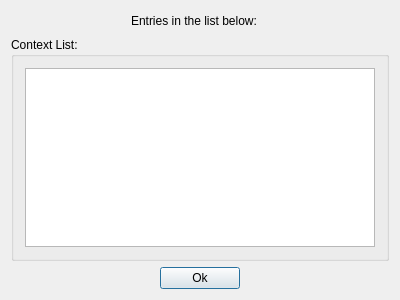
<?xml version="1.0" encoding="UTF-8"?>
<ui version="4.0">
 <class>ContextListDialog</class>
 <widget class="QDialog" name="ContextListDialog">
  <property name="geometry">
   <rect>
    <x>0</x>
    <y>0</y>
    <width>400</width>
    <height>300</height>
   </rect>
  </property>
  <property name="windowTitle">
   <string>Contexts</string>
  </property>
  <layout class="QVBoxLayout" name="verticalLayout">
   <item>
    <layout class="QHBoxLayout" name="horizontalLayout_2">
     <item>
      <spacer name="horizontalSpacer_3">
       <property name="orientation">
        <enum>Qt::Horizontal</enum>
       </property>
       <property name="sizeHint" stdset="0">
        <size>
         <width>40</width>
         <height>20</height>
        </size>
       </property>
      </spacer>
     </item>
     <item>
      <widget class="QLabel" name="label">
       <property name="text">
        <string>Entries in the list below:</string>
       </property>
      </widget>
     </item>
     <item>
      <widget class="QLabel" name="count">
       <property name="text">
        <string/>
       </property>
      </widget>
     </item>
     <item>
      <spacer name="horizontalSpacer_4">
       <property name="orientation">
        <enum>Qt::Horizontal</enum>
       </property>
       <property name="sizeHint" stdset="0">
        <size>
         <width>40</width>
         <height>20</height>
        </size>
       </property>
      </spacer>
     </item>
    </layout>
   </item>
   <item>
    <widget class="QGroupBox" name="groupBox">
     <property name="title">
      <string>Context List:</string>
     </property>
     <layout class="QVBoxLayout" name="verticalLayout_2">
      <item>
       <widget class="QListWidget" name="list"/>
      </item>
     </layout>
    </widget>
   </item>
   <item>
    <layout class="QHBoxLayout" name="horizontalLayout">
     <item>
      <spacer name="horizontalSpacer">
       <property name="orientation">
        <enum>Qt::Horizontal</enum>
       </property>
       <property name="sizeHint" stdset="0">
        <size>
         <width>40</width>
         <height>20</height>
        </size>
       </property>
      </spacer>
     </item>
     <item>
      <widget class="QPushButton" name="pushButton">
       <property name="text">
        <string>Ok</string>
       </property>
      </widget>
     </item>
     <item>
      <spacer name="horizontalSpacer_2">
       <property name="orientation">
        <enum>Qt::Horizontal</enum>
       </property>
       <property name="sizeHint" stdset="0">
        <size>
         <width>40</width>
         <height>20</height>
        </size>
       </property>
      </spacer>
     </item>
    </layout>
   </item>
  </layout>
 </widget>
 <layoutdefault spacing="6" margin="11"/>
 <resources/>
 <connections>
  <connection>
   <sender>pushButton</sender>
   <signal>clicked()</signal>
   <receiver>ContextListDialog</receiver>
   <slot>accept()</slot>
   <hints>
    <hint type="sourcelabel">
     <x>224</x>
     <y>221</y>
    </hint>
    <hint type="destinationlabel">
     <x>289</x>
     <y>477</y>
    </hint>
   </hints>
  </connection>
 </connections>
</ui>
